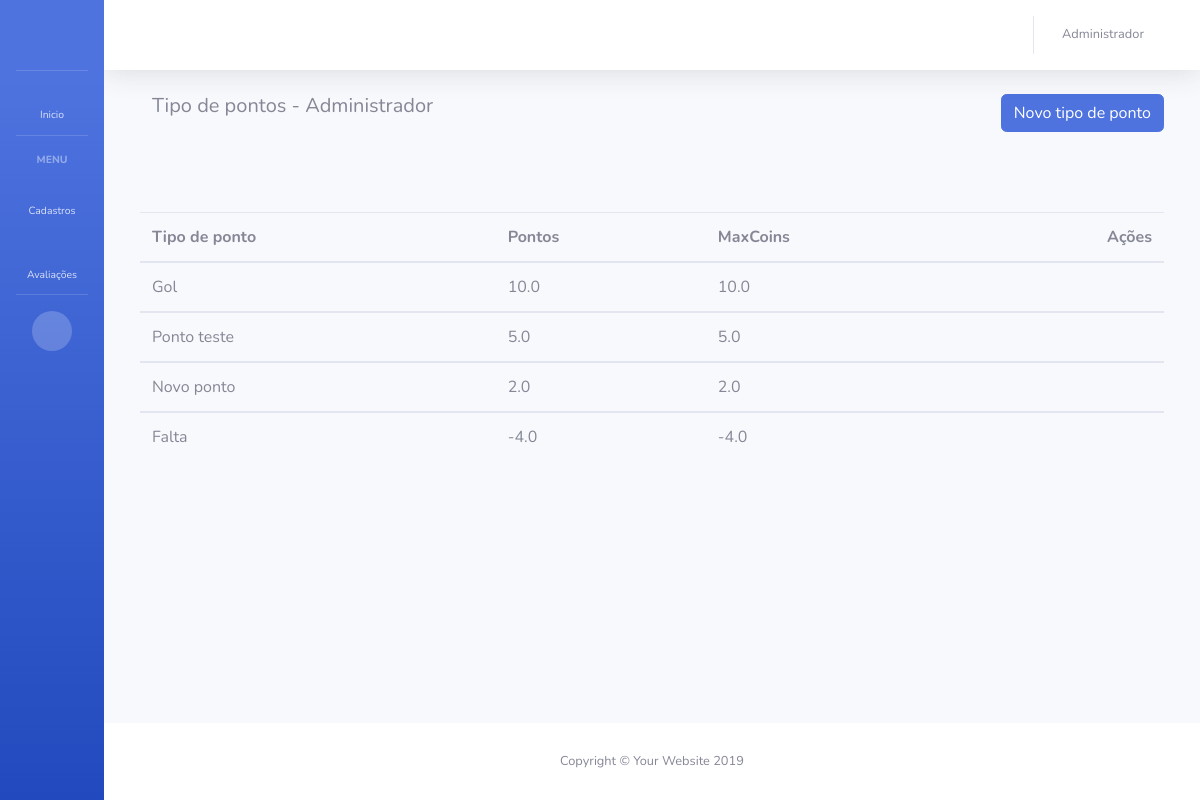
The page /tipo-ponto/ (signed in) on the database as committed earlier.
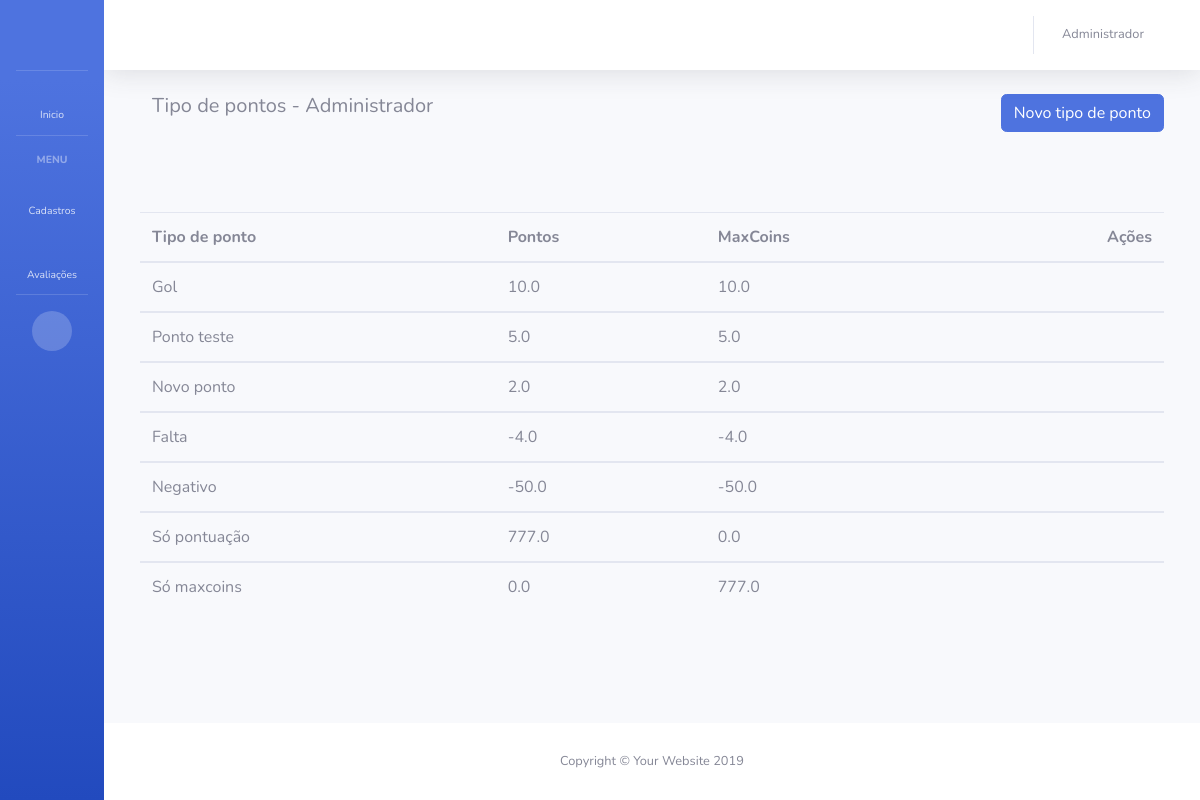
The same page on the database as committed later.
### app_maxliga/models.py (models this page shows)
class Colaborador(models.Model):
    usuario = models.OneToOneField(User, on_delete=models.SET_NULL, blank=True, null=True, verbose_name='Usuário')
    departamento = models.ForeignKey(Departamento, on_delete=models.SET_NULL, blank=True, null=True, verbose_name='Cargo do colaborador')
    liga = models.ForeignKey(Liga, on_delete=models.SET_NULL, blank=True, null=True, verbose_name='Liga do colaborador')
    nome = models.CharField('Nome do funcionário', max_length=128)
    data_cadastro = models.DateTimeField('Data de criação', auto_now_add=True)
    pontuacao = models.FloatField('Pontuação colaborador', blank=True, default=0)
    maxcoins = models.FloatField('MaxCoins colaborador', blank=True, default=0)
    def __str__(self):
        return self.nome

class TipoPonto(models.Model):
    nome = models.CharField('Nome tipo de ponto', max_length=128)
    qtd_ponto = models.FloatField('Quantidade de pontos', blank=True, default=0)
    qtd_maxcoins = models.FloatField('Quantidade de MaxCoins', blank=True, default=0)
    data_cadastro = models.DateTimeField('Data de criação', auto_now_add=True)
    def __str__(self):
        return str(self.nome) + '   - Pontos: ' + str(self.qtd_ponto) + '   - MaxCoins: ' + str(self.qtd_maxcoins)

### app_maxliga/views.py (the view)
# urls.py: path('tipo-ponto/', lista_tipo_ponto, name='lista_tipo_ponto'),
@login_required
def lista_tipo_ponto(request):
    user = request.user.id
    colaborador = Colaborador.objects.get(usuario=user)
    tipo_ponto = TipoPonto.objects.all()
    print(tipo_ponto)
    data = {
        'colaborador': colaborador,
        'tipo_ponto': tipo_ponto
    }
    return render(request, 'app_maxliga/lista_tipo_ponto.html', data)

### app_maxliga/templates/app_maxliga/lista_tipo_ponto.html
{% extends 'base.html' %}
  {% block BodyHeading %}
  {% if colaborador.departamento.admin == True %}
    <div class="container">
      <div class="row">
        <div class="col">
          <h5>Tipo de pontos - {{colaborador}}</h5>
        </div>
        <div class="text-right">
          <a href="{% url 'cadastro_tipo_ponto' %}" class="btn btn-primary btn-block" role="button">Novo tipo de ponto</a>
        </div>
      </div>
      <div class="row" style="margin-top:80px;">
        <table class="table">
          <thead>
            <tr>
              <th scope="col">Tipo de ponto</th>
              <th scope="col">Pontos</th>
              <th scope="col">MaxCoins</th>
              <th class="text-right" scope="col">Ações</th>
            </tr>
          </thead>
          {% for ponto in tipo_ponto %}
          <tbody>
            <tr>
              <td>{{ ponto.nome }}</td>
              <td>{{ ponto.qtd_ponto }}</td>
              <td>{{ ponto.qtd_maxcoins }}</td>
              <td class="text-right">
                <a href="#">
                  <i class="fas fa-pen fa-fw" style="color: rgb(50, 48, 155);"></i>
                </a>
                <a href="#">
                  <i class="fas fa-trash fa-fw" style="color: rgb(230, 17, 17);"></i>
                </a>
              </td>
            </tr>
          </tbody>
          {% endfor %}
        </table>
      </div>
    </div>
  {% endif %}
{% endblock %}

### app_maxliga/templates/base.html (shortened to what this page needs)
{% load static %}
<!DOCTYPE html>
<html lang="en">
<head>
  <link href="{% static 'vendor/fontawesome-free/css/all.min.css' %}" rel="stylesheet" type="text/css">
  <link href="{% static 'css/sb-admin-2.min.css' %}" rel="stylesheet">
</head>
<body id="page-top">
  <div id="wrapper">
    <ul class="navbar-nav bg-gradient-primary sidebar sidebar-dark accordion toggled" id="accordionSidebar">
      <a class="sidebar-brand d-flex align-items-center justify-content-center" href="{% url 'home' %}">
        <div class="sidebar-brand-icon">
          <i class="fas fa-fighter-jet"></i>
        </div>
      </a>
      <hr class="sidebar-divider my-0">
      <li class="nav-item">
        <a class="nav-link" href="{% url 'home' %}">
          <i class="fas fa-fw fa-tachometer-alt"></i>
          <span>Inicio</span></a>
      </li>
      <hr class="sidebar-divider">
      <div class="sidebar-heading">
        Menu
      </div>
      {% if colaborador.departamento.admin == True %}
      <li class="nav-item">
        <a class="nav-link collapsed" href="#" data-toggle="collapse" data-target="#collapseUtilities" aria-expanded="true" aria-controls="collapseUtilities">
          <i class="fas fa-fw fa-wrench"></i>
          <span>Cadastros</span>
        </a>
      </li>
      {% endif %}
      <li class="nav-item">
        <a class="nav-link collapsed" href="#" data-toggle="collapse" data-target="#collapsePages" aria-expanded="true" aria-controls="collapsePages">
          <i class="fas fa-fw fa-table"></i>
          <span>Avaliações</span>
        </a>
      </li>
      <hr class="sidebar-divider d-none d-md-block">
      <div class="text-center d-none d-md-inline">
        <button class="rounded-circle border-0" id="sidebarToggle"></button>
      </div>
    </ul>
    <div id="content-wrapper" class="d-flex flex-column">
      <div id="content">
        <nav class="navbar navbar-expand navbar-light bg-white topbar mb-4 static-top shadow">
          <ul class="navbar-nav ml-auto">
            <li class="nav-item dropdown no-arrow mx-1">
              <a class="nav-link dropdown-toggle" href="#" id="alertsDropdown" role="button" data-toggle="dropdown" aria-haspopup="true" aria-expanded="false">
                <i class="fas fa-bell fa-fw"></i>
              </a>
            </li>
            <li class="nav-item dropdown no-arrow">
              <a class="nav-link dropdown-toggle" href="#" id="userDropdown" role="button" data-toggle="dropdown" aria-haspopup="true" aria-expanded="false">
                <span class="mr-2 d-none d-lg-inline text-gray-600 small">{{ colaborador.nome }}</span>
                <i class="fas fa-user fa-fw"></i>
              </a>
            </li>
          </ul>
        </nav>
        <div class="container-fluid">
          {% block BodyHeading %}
          {% endblock %}
        </div>
      </div>
      <footer class="sticky-footer bg-white">
        <div class="container my-auto">
          <div class="copyright text-center my-auto">
            <span>Copyright &copy; Your Website 2019</span>
          </div>
        </div>
      </footer>
    </div>
  </div>
</body>
</html>

Rows that differ between the two databases and show on the page:
added TipoPonto: nome "Negativo", qtd_ponto "-50.0", qtd_maxcoins "-50.0"
added TipoPonto: nome "Só pontuação", qtd_ponto "777.0", qtd_maxcoins "0.0"
added TipoPonto: nome "Só maxcoins", qtd_ponto "0.0", qtd_maxcoins "777.0"
